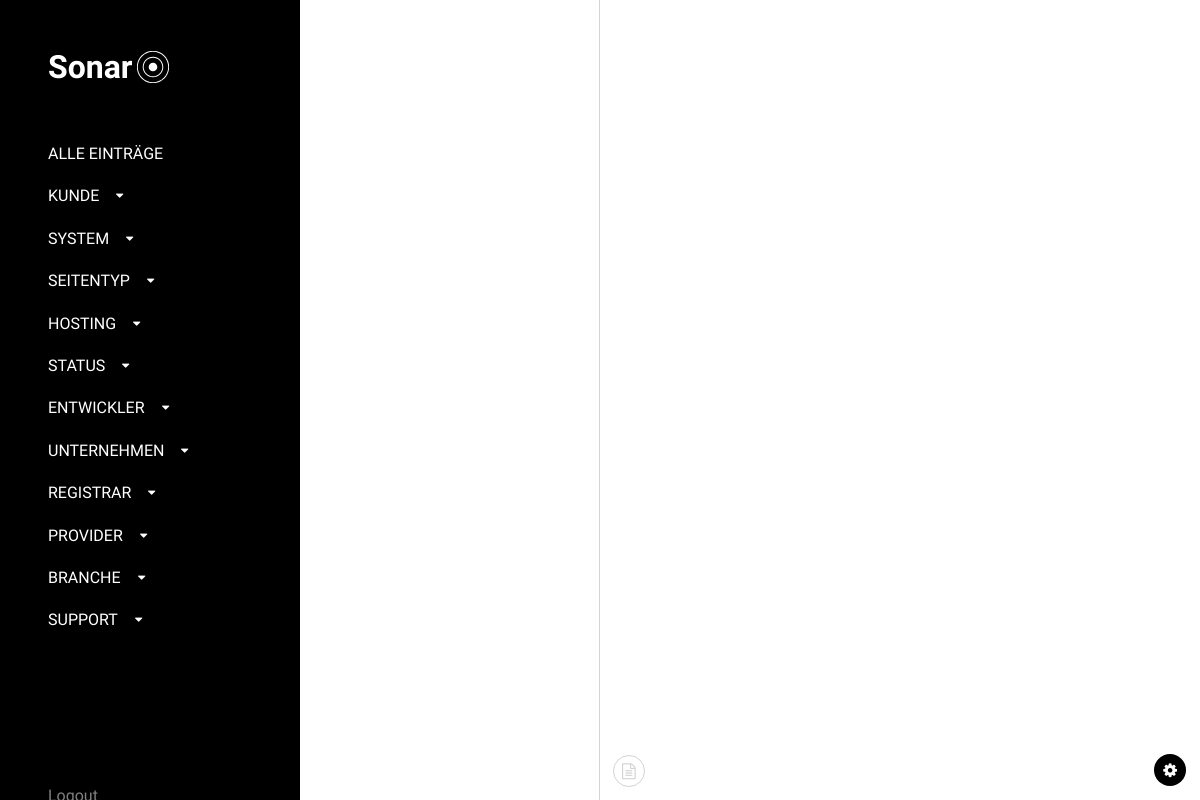
The app's page / (signed in) with its own data.
### tables this page shows
CREATE TABLE `son_menu` (
  `id` int(11) unsigned NOT NULL AUTO_INCREMENT,
  `name` varchar(20) DEFAULT NULL,
  `table` varchar(20) DEFAULT NULL,
  PRIMARY KEY (`id`)
);

### build/templates/template.application.php (the view, shortened to what this page needs)
<div class="column left">
	<h1 brand title="Ping anzeigen">Sonar<img src="build/assets/images/vec_logo_white.svg" /></h1>
	<ul>
		<li class="reset"><span>Alle Einträge</span></li>
		<?
		global $conn;
		$result = mysqli_query($conn,"SELECT * FROM son_menu ORDER BY id ASC");
		while($row = mysqli_fetch_array($result)){
			$name = $row['name'];
			echo '<li><span>'.$name.'<i class="fa fa-caret-down"></i></span>';
			echo '</li></ul>';
		}
		?>
	<p class="logout" title="Abmelden">Logout</p>
</div>
<div class="column middle">
</div>
<div class="column right">
</div>
<div class="controls">
	<button class="add fa fa-file-text-o" title="Hinzufügen"></button>
</div>
<button class="notify progress fa fa-cog fa-spin" title="Lade..."></button>

### build/templates/template.head.php (shortened to what this page needs)
<!DOCTYPE html PUBLIC "-//W3C//DTD XHTML 1.0 Transitional//EN" "http://www.w3.org/TR/xhtml1/DTD/xhtml1-transitional.dtd">
<html xmlns="http://www.w3.org/1999/xhtml">
<head>
	<link rel="stylesheet" type="text/css" href="build/styles/sonar.min.css"/>
	<link rel="stylesheet" href="https://maxcdn.bootstrapcdn.com/font-awesome/4.4.0/css/font-awesome.min.css">
</head>
<body>

### index.php (shortened to what this page needs)
<?php
include('build/templates/template.head.php');
if ($_SESSION['login']){
	include('build/templates/template.application.php');
}else{
	include('build/templates/template.login.php');
}
include('build/templates/template.foot.php');
?>

### build/templates/template.foot.php
</body>
</html>

### records on screen
son_menu: name "KUNDE"
son_menu: name "SYSTEM"
son_menu: name "SEITENTYP"
son_menu: name "HOSTING"
son_menu: name "STATUS"
son_menu: name "ENTWICKLER"
son_menu: name "UNTERNEHMEN"
son_menu: name "REGISTRAR"
son_menu: name "PROVIDER"
son_menu: name "BRANCHE"
son_menu: name "SUPPORT"
